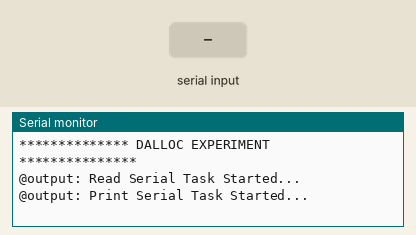
Recording of a sketch running on a simulated ESP32. Shown: the last lines printed to the serial monitor. The test bench sets the inputs (shaded band).

Above: at 1.8 s.
1.9 s: "1\n" received over Serial
At 2.8 s:
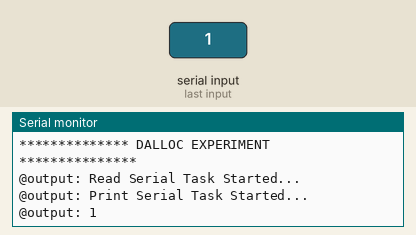
3.5 s: "0\n" received over Serial
At 4.0 s:
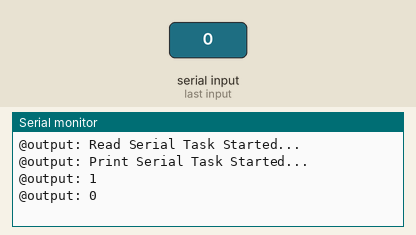
5.0 s: "2\n" received over Serial
At 6.3 s:
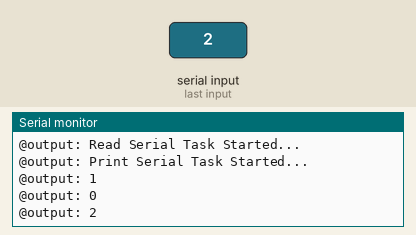

The sketch:

FreeRTOS_02_Experiment.ino
```cpp
//-------------------|
//  * EXPERIMENT
//  * First Task gets data from serial up to '\n'
//  * Second Task prints data and frees memory
//  * NOT WORKING WELL
//-----------------------------------------------------------

bool messageReady = 0;
static const uint8_t bufferSize = 255;
static char *messagePtr = nullptr;

void setup() {
  // put your setup code here, to run once:
  Serial.begin(115200);
  vTaskDelay(1000 / portTICK_PERIOD_MS);
  Serial.println("************** DALLOC EXPERIMENT ***************");

  xTaskCreatePinnedToCore(readSerial, "Read Message", 1024, NULL, 1, NULL, 1);
  xTaskCreatePinnedToCore(printSerial, "Display Message", 1024, NULL, 1, NULL, 1);

  vTaskDelete(NULL);
}

void loop() {
  // put your main code here, to run repeatedly:
  vTaskDelete(NULL);
}

// Tasks

void readSerial(void *param){
  char char_;
  uint8_t index = 0;
  char buffer[bufferSize];

  // Empty the buffer
  memset(buffer, 0, bufferSize);
  Serial.println("@output: Read Serial Task Started...");

  for(;;){
    if(Serial.available() > 0){
      char_ = Serial.read();

      if(index < bufferSize - 1){
        buffer[index] = char_;
        index++;
      }

      if(char_ == '\n'){
        //Serial.println("@output: Read Serial Has Message!");

        buffer[index - 1] = '\0';

        if(!messageReady){
          messagePtr = (char*)pvPortMalloc(index * sizeof(char));
          configASSERT(messagePtr);

          memcpy(messagePtr, buffer, index);

          messageReady = 1;
        }

        memset(buffer, 0, bufferSize);
        index = 0;
      }
    }
  }
}

void printSerial(void *param){
  Serial.println("@output: Print Serial Task Started...");

  for(;;){
    if(messageReady){
      //Serial.println("@output: Message Ready!");

      // Display
      Serial.print("@output: ");
      Serial.println(messagePtr);

      // Free
      vPortFree(messagePtr);
      messagePtr = nullptr;

      // Reset
      messageReady = 0;
    }

    // Yielding
    vTaskDelay(200 / portTICK_PERIOD_MS);
  }
}
```

Measured:
- after the input at 1.9 s, the serial monitor: prints a new line after 0.11 s (image 1)
- after the input at 3.5 s, the serial monitor: prints a new line after 0.11 s (image 2)
- after the input at 5.0 s, the serial monitor: prints a new line at once (image 3)
